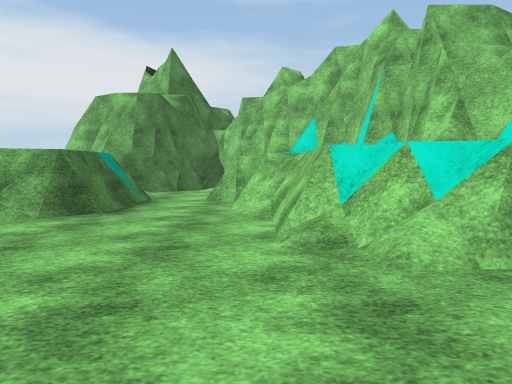
View 1 (above)

22 first-person views from a walk through a 3-D level made in the Unity game engine. The camera is 1.2 m above the floor, tilts 4° down and sees 70° across. The floor is counted in squares, 2.4 m on a side. Each view is taken from the middle of a square. On the plan, view 1 faces up. The plan holds only what a view shows up to about 9 squares ahead; the rest is blank. The place goes on beyond the plan. The player character is not drawn. Some animated figures are left out. Some surface patterns are stand-ins.

View 2
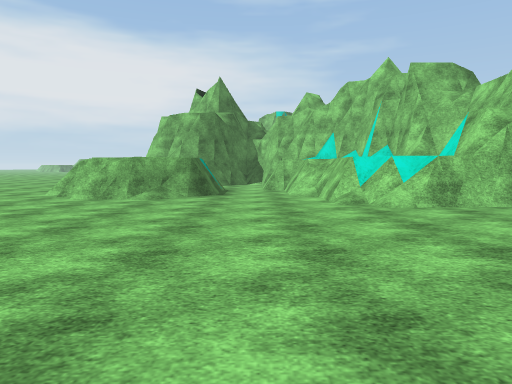

View 3
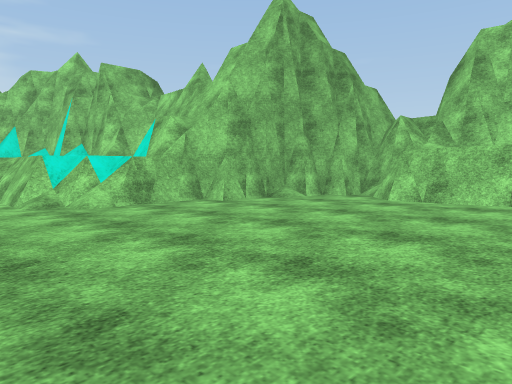

View 4
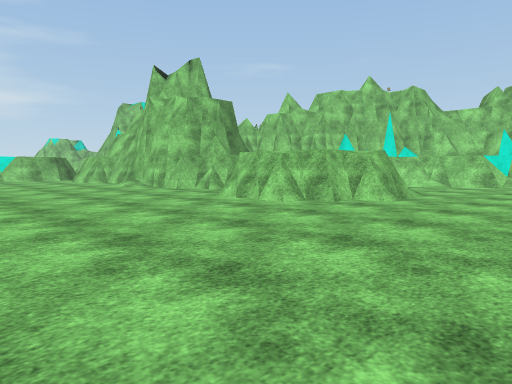

View 5
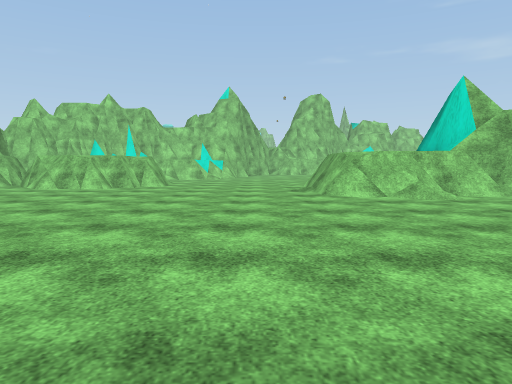

View 6
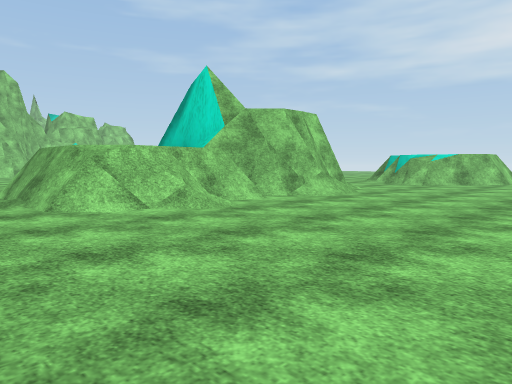

View 7
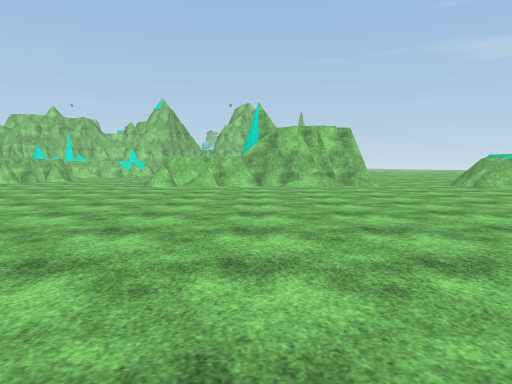

View 8
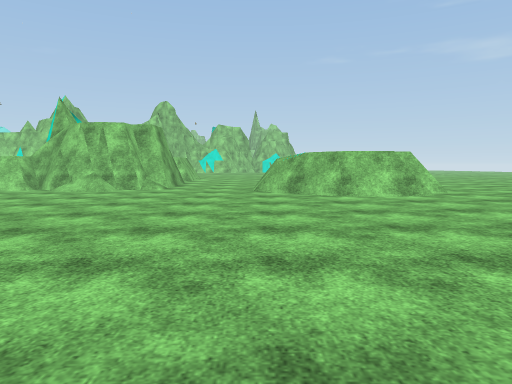

View 9
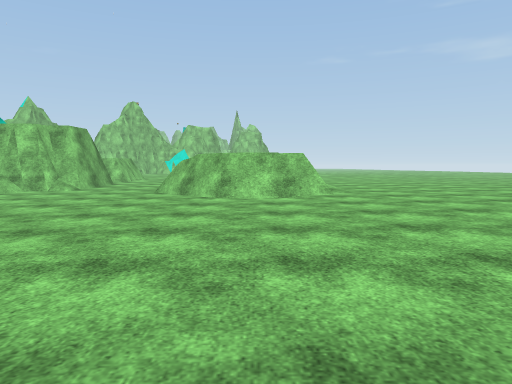

View 10
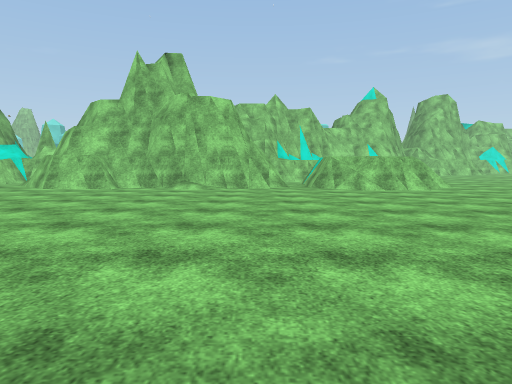

View 11
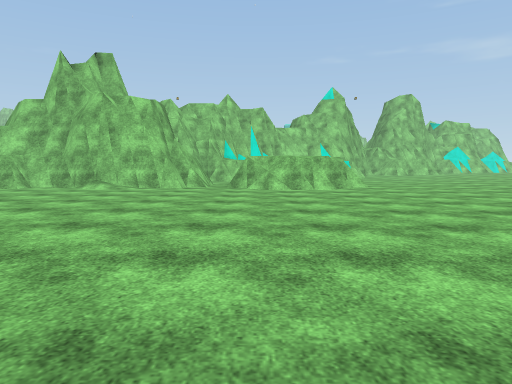

View 12
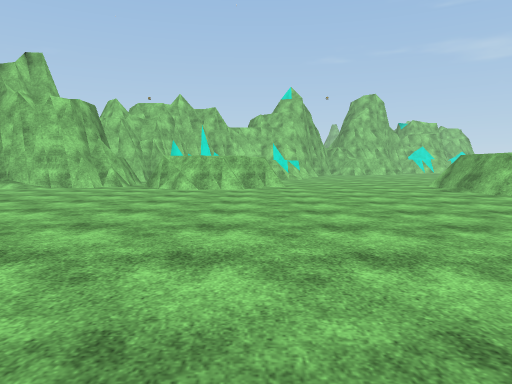

View 13
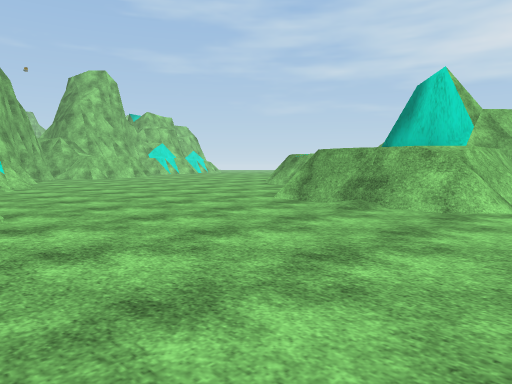

View 14
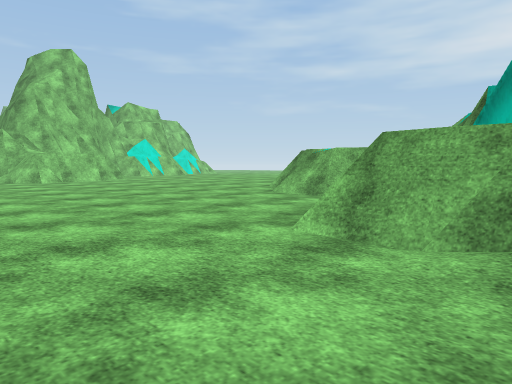

View 15
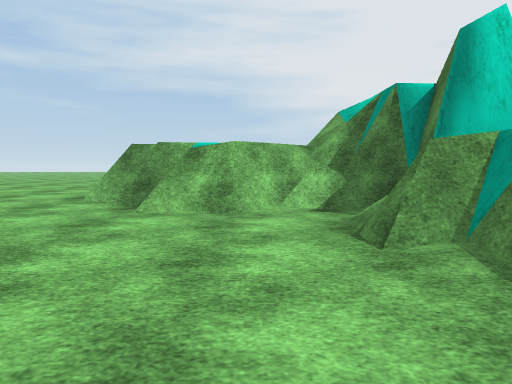

View 16
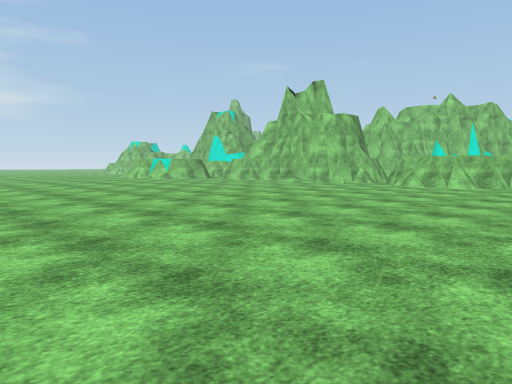

View 17
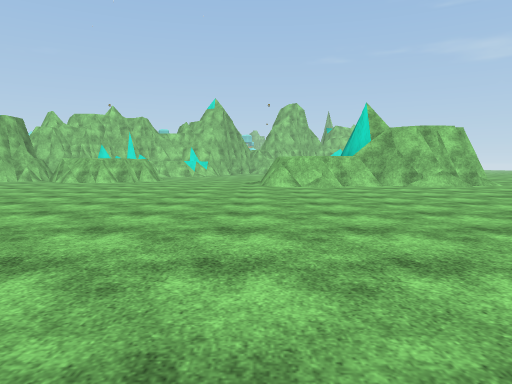

View 18
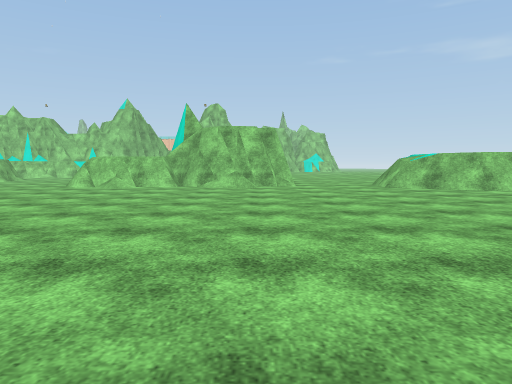

View 19
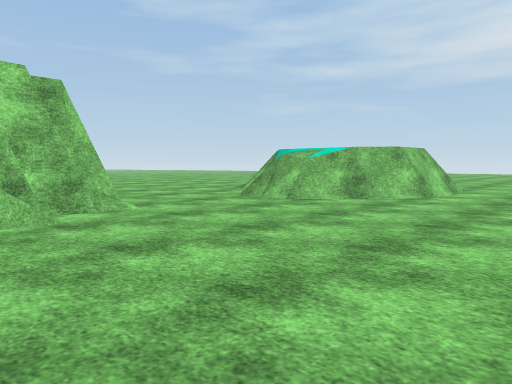

View 20
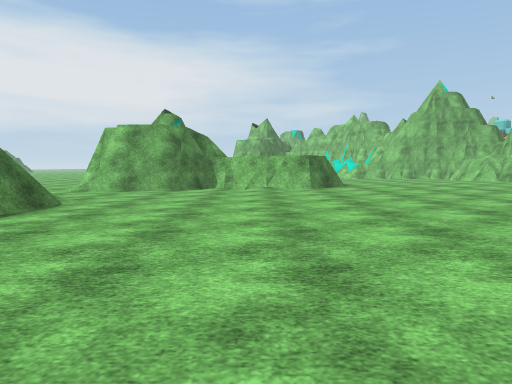

View 21
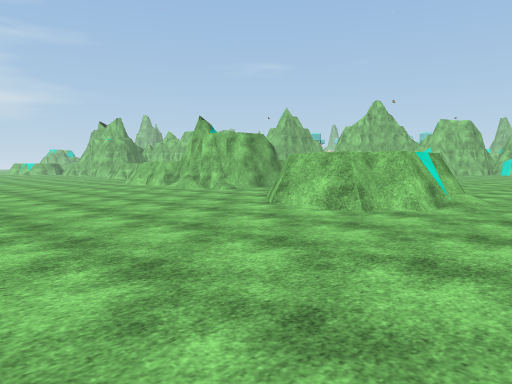

View 22
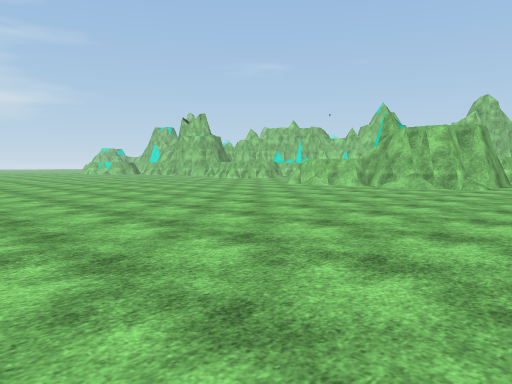

### Floor plan
Key: @ floor where view 1 was taken; # wall or solid block; . main floor; : floor 0.25 m higher than the main floor; - floor 0.25 m lower than the main floor; / step, stairs or slope; = window, fence, low wall or low ledge; ^ raised ledge.
Columns run from 16 left of view 1 to 5 right of it. Each row starts with its distance up from view 1.
 11     .......##
 10    ......../#
  9    ......../#####
  8    .........###.#
  7    .............##
  6    ........####.###
  5   .........####.=###
  4   ..........###./==#
  3   --------....../=##
  2   --------......./###
  1  ---------..........##
  0 ---------.//....@....#
 -1  --------###=.......##
 -2  -------.##^/.......##
 -3 .-------.######...:
 -4  .-----..#######.:
 -5 .....-...#######::::
 -6 ........./##.##.::::
 -7 ................::::
 -8 ........//......::::
 -9   ...../###.....::
-10  ......####.....:
-11   .....###......
-12    .............
-13    ........ ...
-14       .....  .
-15         ...

Positions as (right, up) in squares from view 1, and headings:
1: (0, 0), facing up
2: (-1, -3), facing up
3: (-1, -3), facing up-right
4: (-9, 1), facing up-right
5: (-13, 1), facing right
6: (-11, 1), facing down-right
7: (-16, -3), facing right
8: (-15, -8), facing right
9: (-15, -10), facing right
10: (-13, 8), facing right
11: (-13, 6), facing right
12: (-13, 4), facing right
13: (-8, 4), facing down-right
14: (-6, 2), facing down-right
15: (-3, 1), facing down
16: (-14, 2), facing up-right
17: (-16, 0), facing right
18: (-16, -5), facing right
19: (-11, -4), facing down-right
20: (-3, -14), facing up
21: (-13, -13), facing up-right
22: (-16, -8), facing up-right
